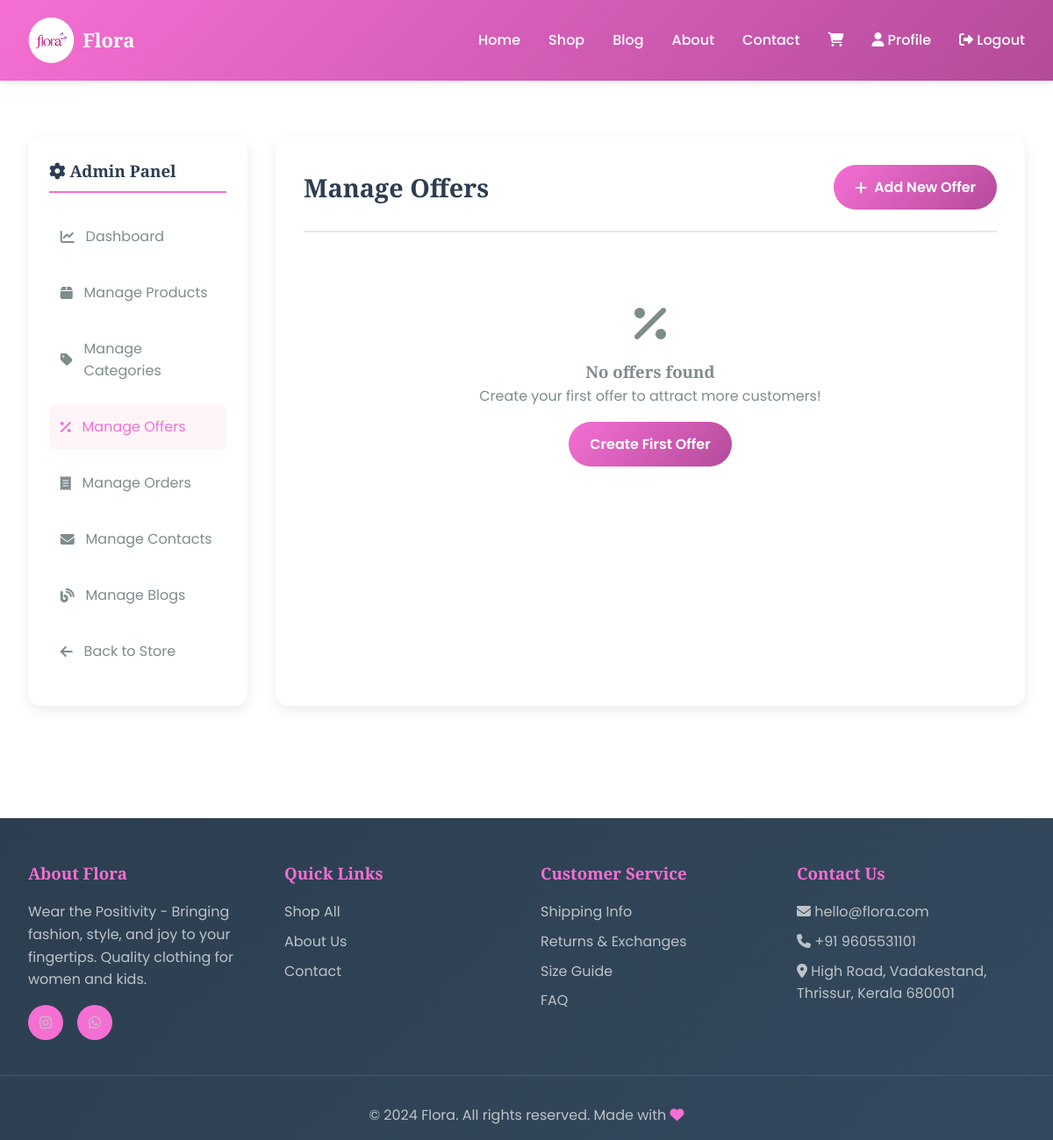
/dashboard/offers/ (signed in), run on an earlier commit of the app's database.
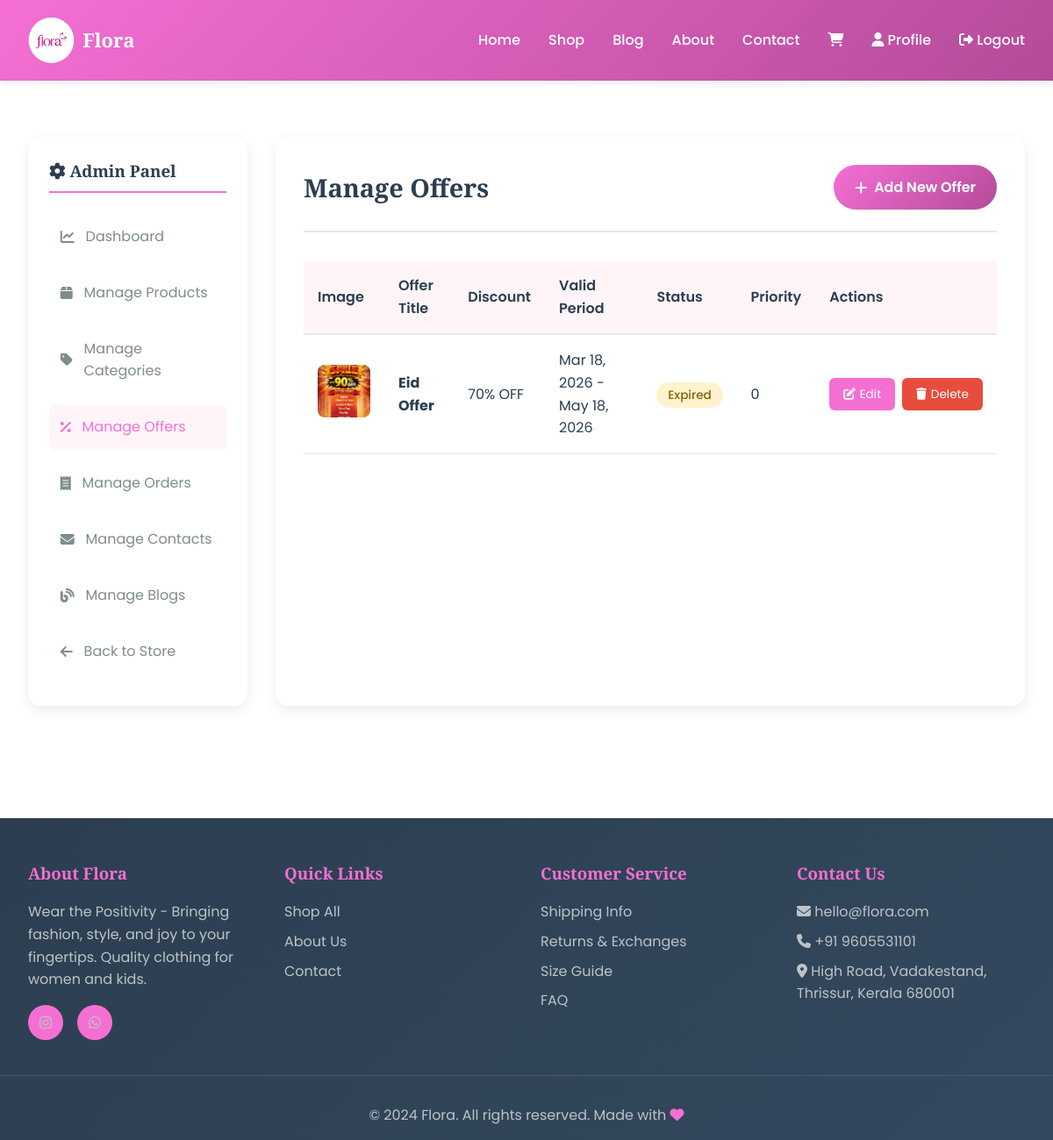
And on a later commit of the database.
### shop/models.py (models this page shows, shortened)
class Offer(models.Model):
    title = models.CharField(max_length=200)
    description = models.TextField()
    image = models.ImageField(upload_to='offers/', blank=True, null=True)
    discount_percentage = models.PositiveIntegerField(blank=True, null=True, help_text="Discount percentage (e.g., 20 for 20%)")
    discount_amount = models.DecimalField(max_digits=10, decimal_places=2, blank=True, null=True, help_text="Fixed discount amount")
    valid_from = models.DateTimeField()
    valid_until = models.DateTimeField()
    is_active = models.BooleanField(default=True)
    priority = models.PositiveIntegerField(default=0, help_text="Higher priority offers appear first")
    created_at = models.DateTimeField(auto_now_add=True)
    updated_at = models.DateTimeField(auto_now=True)
    class Meta:
        ordering = ['-priority', '-created_at']
    def is_valid(self):
        from django.utils import timezone
        now = timezone.now()
        return self.is_active and self.valid_from <= now <= self.valid_until

### shop/views.py (the view)
# urls.py: path('dashboard/offers/', views.admin_offers, name='admin_offers'),
@login_required(login_url='shop:login')
def admin_offers(request):
    if not request.user.is_staff:
        messages.error(request, 'You do not have permission to access this page.')
        return redirect('shop:home')
    offers = Offer.objects.all().order_by('-created_at')
    paginator = Paginator(offers, 10)
    page_number = request.GET.get('page')
    page_obj = paginator.get_page(page_number)
    context = {
        'page_obj': page_obj,
        'offers': page_obj,
    }
    return render(request, 'shop/admin/offers.html', context)

### cart/cart.py (called while the page is built)
    def __len__(self):
        return sum(item['quantity'] for item in self.cart.values())

### cart/context_processors.py (called while the page is built)
def cart(request):
    return {'cart': Cart(request)}

### templates/shop/admin/offers.html (shortened to what the changed rows need)
{% extends "base.html" %}
{% block content %}
<div class="container">
    <div class="admin-container">
        <div class="admin-content">
            <div class="content-header">
                <h1>Manage Offers</h1>
            </div>
            <div class="table-container">
                {% if offers %}
                <table>
                    <thead>
                        <tr>
                            <th>Image</th>
                            <th>Offer Title</th>
                            <th>Discount</th>
                            <th>Valid Period</th>
                            <th>Status</th>
                            <th>Priority</th>
                            <th>Actions</th>
                        </tr>
                    </thead>
                    <tbody>
                        {% for offer in offers %}
                        <tr>
                            <td>
                                {% if offer.image %}
                                    <img src="{{ offer.image.url }}" alt="{{ offer.title }}" class="offer-image">
                                {% else %}
                                    <div style="width: 60px; height: 60px; background: var(--bg-light); border-radius: 8px; display: flex; align-items: center; justify-content: center;">
                                        <i class="fas fa-percent" style="color: var(--text-light); font-size: 1.5rem;"></i>
                                    </div>
                                {% endif %}
                            </td>
                            <td><strong>{{ offer.title }}</strong></td>
                            <td>
                                {% if offer.discount_percentage %}
                                    {{ offer.discount_percentage }}% OFF
                                {% elif offer.discount_amount %}
                                    ₹{{ offer.discount_amount }} OFF
                                {% else %}
                                    -
                                {% endif %}
                            </td>
                            <td>
                                {{ offer.valid_from|date:"M d, Y" }} - {{ offer.valid_until|date:"M d, Y" }}
                            </td>
                            <td>
                                {% if offer.is_valid %}
                                    <span class="status-badge status-active">Active</span>
                                {% elif offer.is_active %}
                                    <span class="status-badge status-expired">Expired</span>
                                {% else %}
                                    <span class="status-badge status-inactive">Inactive</span>
                                {% endif %}
                            </td>
                            <td>{{ offer.priority }}</td>
                            <td>
                                <div class="action-buttons">
                                    <a href="{% url 'shop:admin_offer_detail' offer.id %}" class="btn-small btn-edit">
                                        <i class="fas fa-edit"></i> Edit
                                    </a>
                                    <a href="{% url 'shop:admin_offer_delete' offer.id %}" class="btn-small btn-delete">
                                        <i class="fas fa-trash"></i> Delete
                                    </a>
                                </div>
                            </td>
                        </tr>
                        {% endfor %}
                    </tbody>
                </table>
                {% else %}
                <div style="text-align: center; padding: 3rem; color: var(--text-light);">
                    <i class="fas fa-percent" style="font-size: 3rem; margin-bottom: 1rem;"></i>
                    <h3>No offers found</h3>
                    <p>Create your first offer to attract more customers!</p>
                    <a href="{% url 'shop:admin_offer_create' %}" class="add-btn" style="margin-top: 1rem;">Create First Offer</a>
                </div>
                {% endif %}
            </div>
        </div>
    </div>
</div>
{% endblock %}

What changed in the data, as far as the page shows it:
added Offer: image (picture), title "Eid Offer", discount_percentage "70", valid_from "Mar 18, 2026", valid_until "May 18, 2026", is_active "Expired", priority "0"
Also different on the page:
text no longer shown: "No offers found Create your first offer to attract more customers! Create First Offer"
text now shown: "Image Offer Title Discount Valid Period Status Priority Actions"
